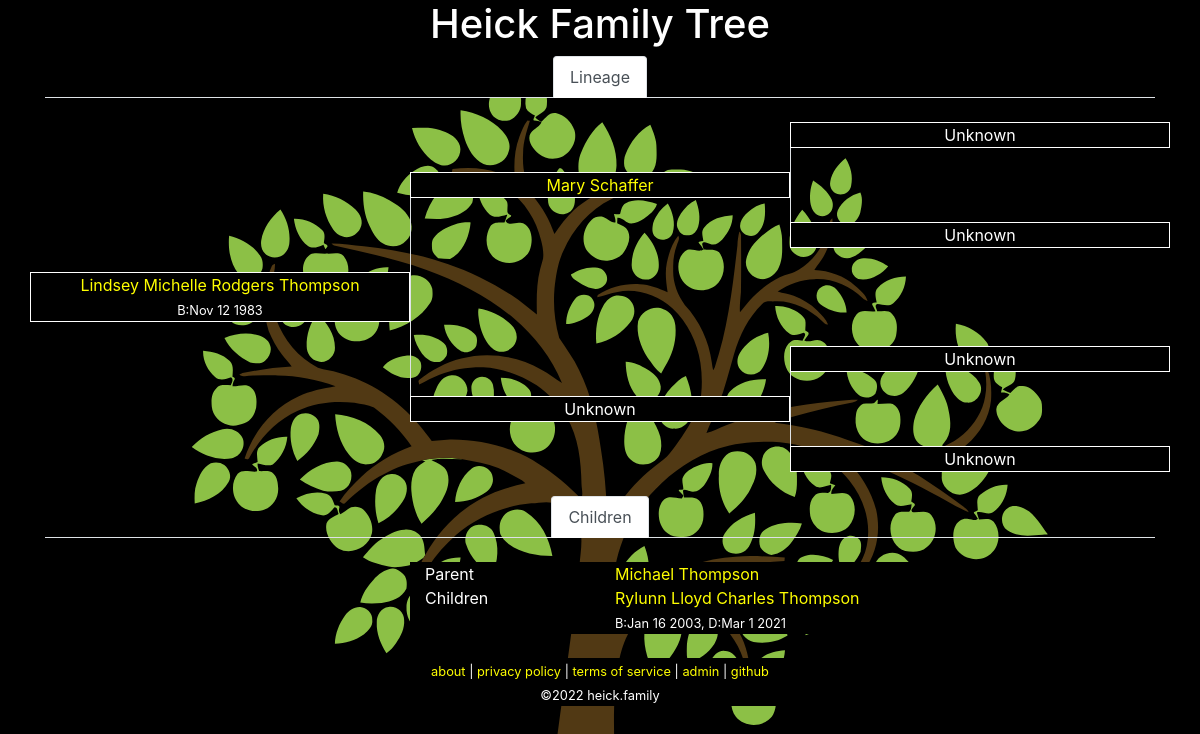
Page /tree.php?id=46 on the earlier database version.
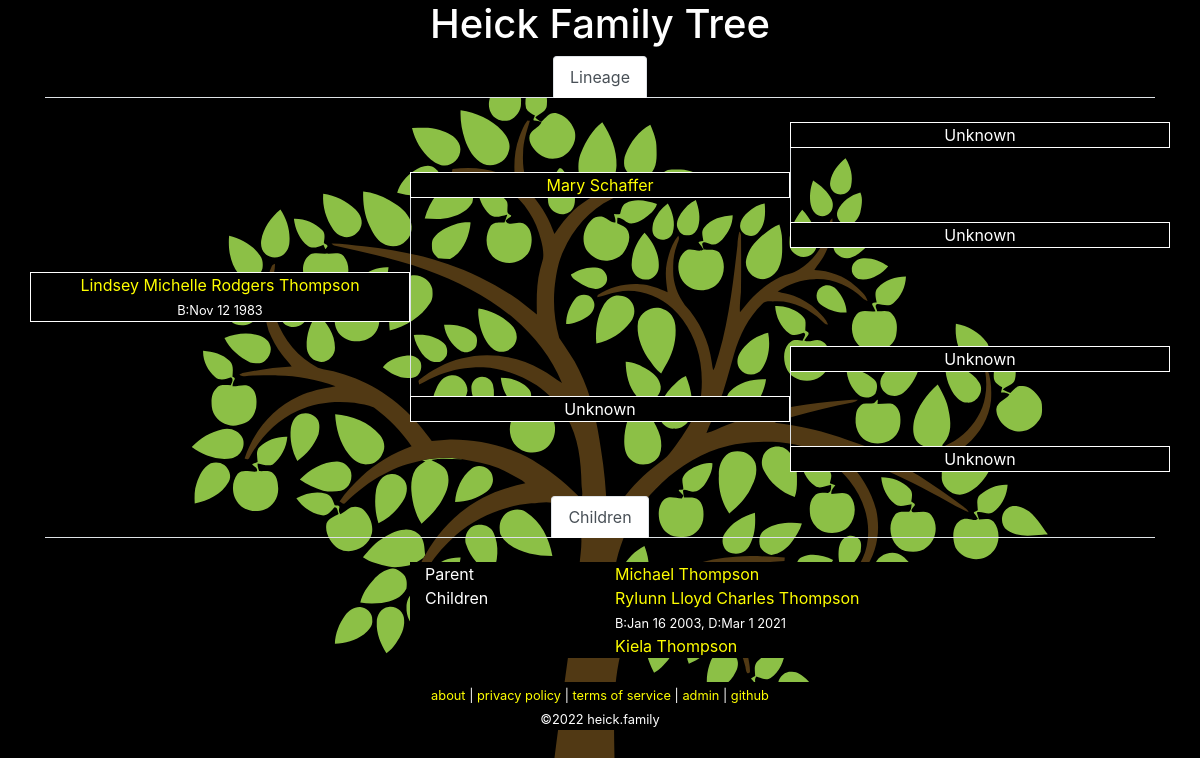
Same page on the later database version.
### tables this page shows
CREATE TABLE `family` (
  `id` int(10) unsigned NOT NULL AUTO_INCREMENT COMMENT 'primary key',
  `name` char(200) NOT NULL,
  `parent-bio-x` int(10) unsigned NOT NULL DEFAULT 0 COMMENT 'mother xx',
  `parent-bio-y` int(10) unsigned NOT NULL DEFAULT 0 COMMENT 'father xy',
  `parent-adopt-x` int(10) unsigned NOT NULL DEFAULT 0,
  `parent-adopt-y` int(10) unsigned NOT NULL DEFAULT 0,
  `partner` int(10) unsigned NOT NULL DEFAULT 0,
  `dob` char(10) NOT NULL DEFAULT '0000-00-00' COMMENT 'date of birth ymd',
  `dod` char(10) NOT NULL DEFAULT '0000-00-00' COMMENT 'date of death ymd',
  `lastupdated` datetime NOT NULL DEFAULT current_timestamp() ON UPDATE current_timestamp(),
  PRIMARY KEY (`id`)
);

### lib/Family.php (called while the page is built, shortened)
<?php
class Family
{
	private static $link = null;
	public static function getPerson($id = 0)
	{
		if ($id == 0)
		{
			return [];
		}
		$query = 'SELECT * FROM `family` WHERE `id`=' . self::_escape($id) . ' LIMIT 1';
		$result = self::_query($query);
		while ($row = mysqli_fetch_assoc($result)) {
			return $row;
		}
		return [];
	}
	public static function getChildren($id = 0)
	{
		$data = [];
		$query = 'SELECT * FROM `family` WHERE (`parent-bio-x`=' . self::_escape($id) . ' OR `parent-bio-y`=' . self::_escape($id) . ')';
		$result = self::_query($query);
		while ($row = mysqli_fetch_assoc($result))
		{
			$child = $row['id'];
			if ($row['parent-bio-x'] == $id)
			{
				$partner = $row['parent-bio-y'];
			}
			else
			{
				$partner = $row['parent-bio-x'];
			}
			if (!isset($data[$partner]))
			{
				$data[$partner] = [];
			}
			$data[$partner][] = $child;
		}
		return $data;
	}
	protected static function _query($query = null)
	{
		$result = mysqli_query(self::$link, $query);
		return $result;
	}
	protected static function _escape($string = "")
	{
		return mysqli_real_escape_string(self::$link, $string);
	}
	protected static function _connect()
	{
		if (!is_null(self::$link))
		{
			return;
		}
		$config = json_decode(file_get_contents('../conf/configuration.json'), true);
		$db = $config['database'];
		self::$link = mysqli_connect($db['hostname'], $db['username'], $db['password'], $db['database']);
		return;
	}
}

### www/tree.php (the view, shortened to what the changed rows need)
<?php
require_once('../lib/Family.php');
$id = isset($_GET['id']) ? intval($_GET['id']) : null;
$me = Family::getPerson($id);
$lineage = Family::getLineage($me['id']);
$lineage['me'] = [
	'id' => $me['id'],
	'name' => Family::formatName($me),
];
function showMember($fam, $extra = '')
{
	if ($fam['id'] == 0)
	{
		echo $fam['name'];
	}
	else
	{
		echo '<a href="?id=' . $fam['id'] . '">' . $fam['name'] . '</a>';
		$data = Family::getPerson($fam['id']);
		$subtext = '';
		if ($data['dob'] != '0000-00-00')
		{
			$subtext .= 'B:' . date("M j Y", strtotime($data['dob']));
		}
		if ($data['dod'] != '0000-00-00')
		{
			if (strlen($subtext) > 0)
			{
				$subtext .= ', ';
			}
			$subtext .= 'D:' . date("M j Y", strtotime($data['dod']));
		}
		if (strlen($subtext) > 0)
		{
			echo '<br />';
			echo '<span class="small">' . $subtext . '</span>';
		}
	}
}
?><!DOCTYPE html>
<html lang="en">
	<head>
		<link rel="stylesheet" href="https://cdn.jsdelivr.net/npm/bootstrap@4.6.0/dist/css/bootstrap.min.css">
		<link rel="stylesheet" href="/media/theme.css">
		<link rel="stylesheet" href="/media/tree.css">
	</head>
	<body>
		<div class="container">
<?php require_once("header.php"); ?>
				<div title="parent" class="col-4 text-center border-full background-black"><?php
if ((($lineage['parent-bio-y']['id'] != 0) && ($lineage['parent-adopt-y']['id'] != 0)) || ($lineage['parent-adopt-y']['id'] != 0))
	if ($lineage['parent-bio-y']['id'] == 0)
	{
		showMember($lineage['parent-adopt-y'], '(adopted)');
	}
	else
	{
		showMember($lineage['parent-bio-y'], '(bio)');
		echo '<br />';
		showMember($lineage['parent-adopt-y'], '(adopted)');
	}
else {
	showMember($lineage['parent-bio-y']);
}
?></div>
				<div title="self" class="col-4 text-center border-full background-black"><?php showMember($lineage['me']); ?></div>
<?php
$children = Family::getChildren($id);
if (count($children) > 0)
{
?>
<?php
foreach ($children as $parent => $childs)
{
	echo "\t\t\t" . '<div class="row">' . "\n";
	echo "\t\t\t\t" . '<div class="col-4">&nbsp;</div>' . "\n";
	echo "\t\t\t\t" . '<div class="col-2 background-black">Parent</div>' . "\n";
	echo "\t\t\t\t" . '<div class="col-4 background-black">';
	$parent_info = Family::getPerson($parent);
	if (isset($parent_info['id']))
	{
		showMember(['id' => $parent_info['id'], 'name' => Family::formatName($parent_info)]);
	}
	else
	{
		echo "Unknown";
	}
	echo '</div>' . "\n";
	echo "\t\t\t\t" . '<div class="col-2">&nbsp;</div>' . "\n";
	echo "\t\t\t" . '</div>' . "\n";
	echo "\t\t\t" . '<div class="row">' . "\n";
	echo "\t\t\t\t" . '<div class="col-4">&nbsp;</div>' . "\n";
	echo "\t\t\t\t" . '<div class="col-2 background-black">Children</div>' . "\n";
	echo "\t\t\t\t" . '<div class="col-4 background-black">';
	foreach ($childs as $c)
	{
		$child_info = Family::getPerson($c);
		showMember(['id' => $child_info['id'], 'name' => Family::formatName($child_info)]);
		echo '<br>';
	}
	echo '</div>' . "\n";
	echo "\t\t\t\t" . '<div class="col-2">&nbsp;</div>' . "\n";
	echo "\t\t\t" . '</div>' . "\n";
	echo "\t\t\t" . '<div class="row">' . "\n";
	echo "\t\t\t" . '<div class="col-12">&nbsp;</div>' . "\n";
	echo "\t\t\t" . '</div>' . "\n";
}
?>
<?php
}
?>
		</div>
	</body>
</html>

Differences in the rows shown:
now on this page (row edited): family: name "Kiela Thompson", shown under "Michael Thompson"
